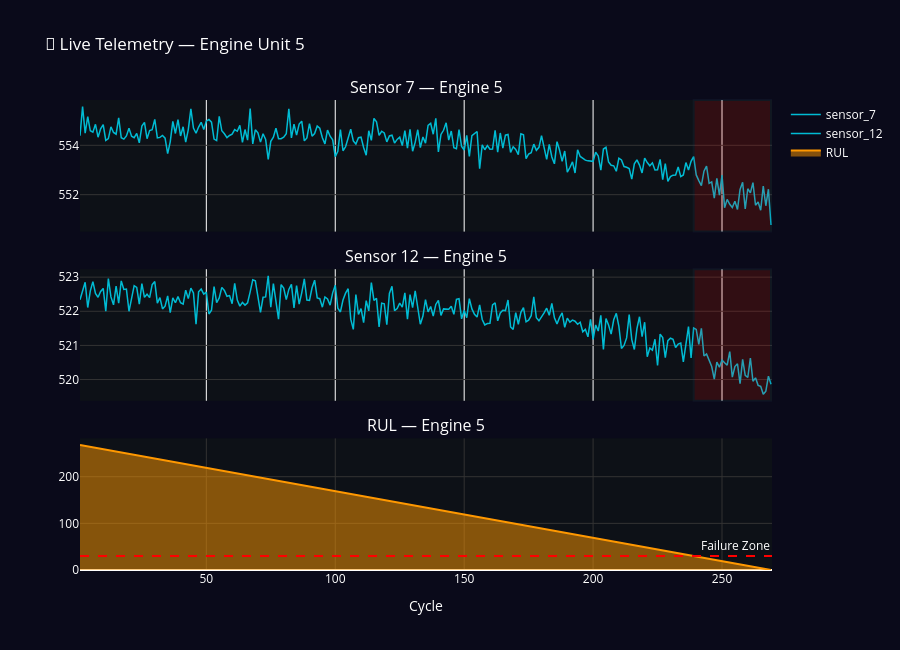

The cell this chart's notebook holds for it:
### Code cell
# ================================================================
# DASHBOARD 2 — Live Telemetry for Selected Engine
# ================================================================
SELECTED_UNIT = 5
unit_data  = train_df[train_df['unit_id'] == SELECTED_UNIT].sort_values('cycle')
fail_cycle = unit_data['cycle'].max() - FAILURE_THRESHOLD

fig2 = make_subplots(
    rows=3, cols=1, shared_xaxes=True,
    subplot_titles=[f'Sensor 7 — Engine {SELECTED_UNIT}',
                    f'Sensor 12 — Engine {SELECTED_UNIT}',
                    f'RUL — Engine {SELECTED_UNIT}'],
    vertical_spacing=0.08
)

for row, sensor in enumerate(['sensor_7', 'sensor_12'], start=1):
    fig2.add_trace(go.Scatter(x=unit_data['cycle'], y=unit_data[sensor],
                              mode='lines', line=dict(color='#00BCD4', width=1.5),
                              name=sensor), row=row, col=1)
    fig2.add_vrect(x0=fail_cycle, x1=unit_data['cycle'].max(),
                   fillcolor='red', opacity=0.15, row=row, col=1)

fig2.add_trace(go.Scatter(x=unit_data['cycle'], y=unit_data['RUL'],
                           mode='lines', fill='tozeroy',
                           line=dict(color='#FF9800'), name='RUL'), row=3, col=1)
fig2.add_hline(y=FAILURE_THRESHOLD, line_dash='dash', line_color='red',
               annotation_text='Failure Zone', row=3, col=1)

fig2.update_layout(
    title_text=f'🔭 Live Telemetry — Engine Unit {SELECTED_UNIT}',
    height=650, paper_bgcolor='#0a0a1a',
    plot_bgcolor='#0d1117', font=dict(color='white')
)
fig2.update_xaxes(gridcolor='#333', title_text='Cycle', row=3, col=1)
fig2.update_yaxes(gridcolor='#333')
fig2.show()
fig2.write_html('live_telemetry_dashboard.html')
print("Telemetry dashboard saved -> live_telemetry_dashboard.html")

### Figure 1 — Plotly figure (JSON) as saved in the notebook; plotly's stock layout.template omitted (floating-point values rounded to 4 significant figures; data arrays with more than 128 entries replaced by an {"elided": "..."} marker saying what was removed)
{"data": [{"line": {"color": "#00BCD4", "width": 1.5}, "mode": "lines", "name": "sensor_7", "type": "scatter", "x": {"elided": "269 int values"}, "xaxis": "x", "y": {"elided": "269 float values"}, "yaxis": "y"}, {"line": {"color": "#00BCD4", "width": 1.5}, "mode": "lines", "name": "sensor_12", "type": "scatter", "x": {"elided": "269 int values"}, "xaxis": "x2", "y": {"elided": "269 float values"}, "yaxis": "y2"}, {"fill": "tozeroy", "line": {"color": "#FF9800"}, "mode": "lines", "name": "RUL", "type": "scatter", "x": {"elided": "269 int values"}, "xaxis": "x3", "y": {"elided": "269 int values"}, "yaxis": "y3"}], "layout": {"annotations": [{"font": {"size": 16}, "showarrow": false, "text": "Sensor 7 — Engine 5", "x": 0.5, "xanchor": "center", "xref": "paper", "y": 1, "yanchor": "bottom", "yref": "paper"}, {"font": {"size": 16}, "showarrow": false, "text": "Sensor 12 — Engine 5", "x": 0.5, "xanchor": "center", "xref": "paper", "y": 0.64, "yanchor": "bottom", "yref": "paper"}, {"font": {"size": 16}, "showarrow": false, "text": "RUL — Engine 5", "x": 0.5, "xanchor": "center", "xref": "paper", "y": 0.28, "yanchor": "bottom", "yref": "paper"}, {"showarrow": false, "text": "Failure Zone", "x": 1, "xanchor": "right", "xref": "x3 domain", "y": 30, "yanchor": "bottom", "yref": "y3"}], "font": {"color": "white"}, "height": 650, "paper_bgcolor": "#0a0a1a", "plot_bgcolor": "#0d1117", "shapes": [{"fillcolor": "red", "opacity": 0.15, "type": "rect", "x0": 239, "x1": 269, "xref": "x", "y0": 0, "y1": 1, "yref": "y domain"}, {"fillcolor": "red", "opacity": 0.15, "type": "rect", "x0": 239, "x1": 269, "xref": "x2", "y0": 0, "y1": 1, "yref": "y2 domain"}, {"line": {"color": "red", "dash": "dash"}, "type": "line", "x0": 0, "x1": 1, "xref": "x3 domain", "y0": 30, "y1": 30, "yref": "y3"}], "title": {"text": "🔭 Live Telemetry — Engine Unit 5"}, "xaxis": {"anchor": "y", "domain": [0, 1], "matches": "x3", "showticklabels": false}, "xaxis2": {"anchor": "y2", "domain": [0, 1], "matches": "x3", "showticklabels": false}, "xaxis3": {"anchor": "y3", "domain": [0, 1], "gridcolor": "#333", "title": {"text": "Cycle"}}, "yaxis": {"anchor": "x", "domain": [0.72, 1], "gridcolor": "#333"}, "yaxis2": {"anchor": "x2", "domain": [0.36, 0.64], "gridcolor": "#333"}, "yaxis3": {"anchor": "x3", "domain": [0, 0.28], "gridcolor": "#333"}}}
